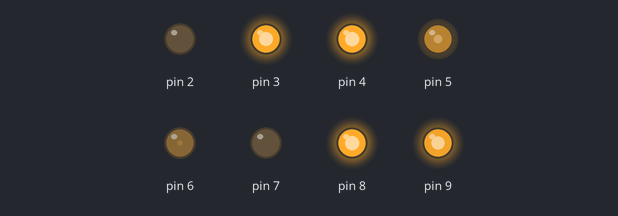
The sketch below on a simulated Arduino Uno, built with avr-gcc and run on an emulated ATmega328P. Shown: output pins drawn as LEDs (lit = HIGH).

Above: at 0.18 s.
At 5.17 s:
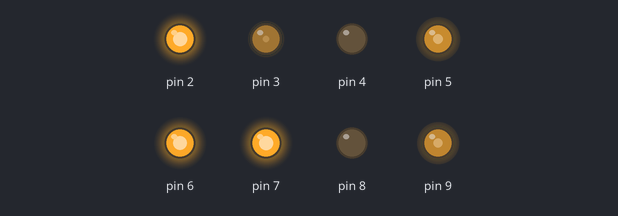
At 10.18 s:
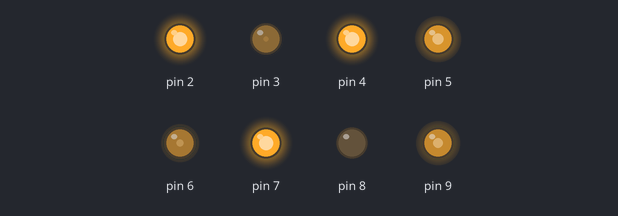
At 19.78 s:
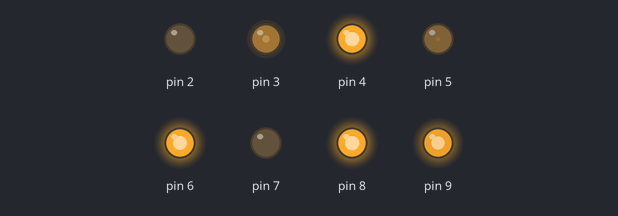
At 29.17 s:
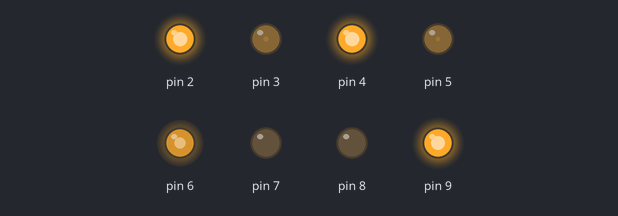
At 39.17 s:
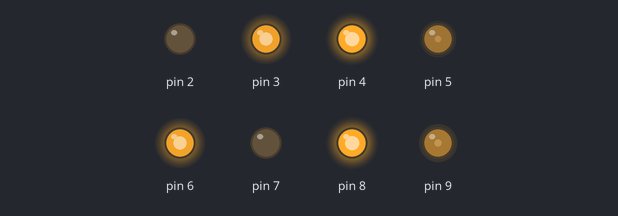
Timing chart, 0 to 40.0 s (numbered marks = the images above):
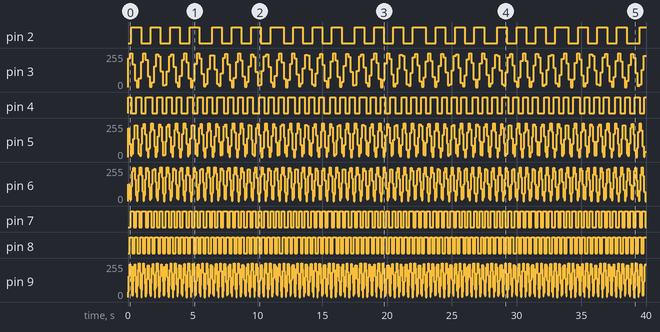

Measured:
- by itself, pin 3: 0/255 → 217/255 at 0.01 s, → 252/255 0.16 s later, → 171/255 0.17 s later, → 50/255 0.16 s later, … (240 changes in this stretch)
- by itself, pin 5: 0/255 → 217/255 at 0.01 s, → 100/255 0.09 s later, → 8/255 0.10 s later, → 25/255 0.10 s later, … (398 changes in this stretch)
- by itself, pin 7: moves between LOW and HIGH, repeating every 1.8 s
- by itself, pin 8: alternates HIGH for 0.19 s and LOW for 0.19 s
- by itself, pin 2: repeats every 11.0 s: LOW 0.75 s, HIGH 0.74 s, LOW 0.75 s, HIGH 0.75 s, LOW 0.75 s, HIGH 0.74 s, LOW 1.0 s, HIGH 0.75 s, LOW 0.74 s, HIGH 0.75 s, LOW 0.75 s, HIGH 0.74 s, LOW 0.75 s, HIGH 1.0 s
- by itself, pin 4: repeats every 5.5 s: LOW 0.38 s, HIGH 0.37 s, LOW 0.37 s, HIGH 0.50 s, LOW 0.38 s, HIGH 0.37 s, LOW 0.37 s, HIGH 0.38 s, LOW 0.37 s, HIGH 0.37 s, LOW 0.50 s, HIGH 0.37 s, LOW 0.38 s, HIGH 0.37 s

The sketch:

sketch_feb17b.ino
```cpp
const float pi=3.14159265358979323846;
const int frequency=1;
unsigned long previousMillis=0;
const long interval=10;


void setup() {
  // put your setup code here, to run once:
  for(int pin=2; pin<=9; pin++){
    pinMode(pin, OUTPUT);
  }

}

void loop() {
  // put your main code here, to run repeatedly:
  unsigned long currentMillis=millis();
  if(currentMillis-previousMillis >=interval){
    previousMillis= currentMillis;

    for(int pin=2;pin<=9;pin++){
      float phi=2*pi*(pin-2)/8;
      float value =sin(2*pin*frequency*currentMillis/1000+phi);
      int brightness = map((value+1)*127.5,0, 255, 0, 255);
      analogWrite(pin, brightness);
    }
  }

}
```
